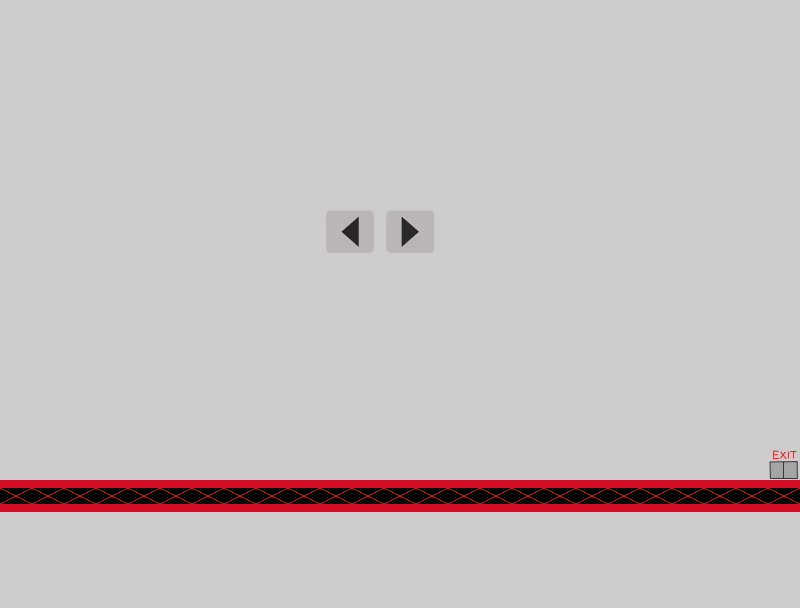

A 2D game scene composited from a Tiled map and its tileset images. What follows is a short description and the map's XML, with every tile layer's data as written:
An orthogonal 25x19 tile map with 32x32 px tiles, 3 tile layers (background, foreground, inst), 3 tilesets and 5 objects (player, goal).

<map version="1.0" orientation="orthogonal" renderorder="right-down" width="25" height="19" tilewidth="32" tileheight="32" nextobjectid="98">
 <tileset firstgid="1" name="factory_tilesheet" tilewidth="32" tileheight="32" tilecount="15" columns="5">
  <image source="factory_tilesheet.png" width="160" height="96" />
 </tileset>
 <tileset firstgid="16" name="inst" tilewidth="32" tileheight="48" tilecount="4" columns="4">
  <image source="left_right_buttons.png" width="128" height="48" />
 </tileset>
 <tileset firstgid="20" name="exit" tilewidth="32" tileheight="32" tilecount="1" columns="1">
  <image source="exit.png" width="32" height="32" />
 </tileset>
 <layer name="background" width="25" height="19">
  <data encoding="csv">
7,7,7,7,7,7,7,7,7,7,7,7,7,7,7,7,7,7,7,7,7,7,7,7,7,
7,7,7,7,7,7,7,7,7,7,7,7,7,7,7,7,7,7,7,7,7,7,7,7,7,
7,7,7,7,7,7,7,7,7,7,7,7,7,7,7,7,7,7,7,7,7,7,7,7,7,
7,7,7,7,7,7,7,7,7,7,7,7,7,7,7,7,7,7,7,7,7,7,7,7,7,
7,7,7,7,7,7,7,7,7,7,7,7,7,7,7,7,7,7,7,7,7,7,7,7,7,
7,7,7,7,7,7,7,7,7,7,7,7,7,7,7,7,7,7,7,7,7,7,7,7,7,
7,7,7,7,7,7,7,7,7,7,7,7,7,7,7,7,7,7,7,7,7,7,7,7,7,
7,7,7,7,7,7,7,7,7,7,7,7,7,7,7,7,7,7,7,7,7,7,7,7,7,
7,7,7,7,7,7,7,7,7,7,7,7,7,7,7,7,7,7,7,7,7,7,7,7,7,
7,7,7,7,7,7,7,7,7,7,7,7,7,7,7,7,7,7,7,7,7,7,7,7,7,
7,7,7,7,7,7,7,7,7,7,7,7,7,7,7,7,7,7,7,7,7,7,7,7,7,
7,7,7,7,7,7,7,7,7,7,7,7,7,7,7,7,7,7,7,7,7,7,7,7,7,
7,7,7,7,7,7,7,7,7,7,7,7,7,7,7,7,7,7,7,7,7,7,7,7,7,
7,7,7,7,7,7,7,7,7,7,7,7,7,7,7,7,7,7,7,7,7,7,7,7,7,
7,7,7,7,7,7,7,7,7,7,7,7,7,7,7,7,7,7,7,7,7,7,7,7,7,
7,7,7,7,7,7,7,7,7,7,7,7,7,7,7,7,7,7,7,7,7,7,7,7,7,
7,7,7,7,7,7,7,7,7,7,7,7,7,7,7,7,7,7,7,7,7,7,7,7,7,
7,7,7,7,7,7,7,7,7,7,7,7,7,7,7,7,7,7,7,7,7,7,7,7,7,
7,7,7,7,7,7,7,7,7,7,7,7,7,7,7,7,7,7,7,7,7,7,7,7,7
</data>
 </layer>
 <layer name="foreground" width="25" height="19">
  <data encoding="csv">
0,0,0,0,0,0,0,0,0,0,0,0,0,0,0,0,0,0,0,0,0,0,0,0,0,
0,0,0,0,0,0,0,0,0,0,0,0,0,0,0,0,0,0,0,0,0,0,0,0,0,
0,0,0,0,0,0,0,0,0,0,0,0,0,0,0,0,0,0,0,0,0,0,0,0,0,
0,0,0,0,0,0,0,0,0,0,0,0,0,0,0,0,0,0,0,0,0,0,0,0,0,
0,0,0,0,0,0,0,0,0,0,0,0,0,0,0,0,0,0,0,0,0,0,0,0,0,
0,0,0,0,0,0,0,0,0,0,0,0,0,0,0,0,0,0,0,0,0,0,0,0,0,
0,0,0,0,0,0,0,0,0,0,0,0,0,0,0,0,0,0,0,0,0,0,0,0,0,
0,0,0,0,0,0,0,0,0,0,0,0,0,0,0,0,0,0,0,0,0,0,0,0,0,
0,0,0,0,0,0,0,0,0,0,0,0,0,0,0,0,0,0,0,0,0,0,0,0,0,
0,0,0,0,0,0,0,0,0,0,0,0,0,0,0,0,0,0,0,0,0,0,0,0,0,
0,0,0,0,0,0,0,0,0,0,0,0,0,0,0,0,0,0,0,0,0,0,0,0,0,
0,0,0,0,0,0,0,0,0,0,0,0,0,0,0,0,0,0,0,0,0,0,0,0,0,
0,0,0,0,0,0,0,0,0,0,0,0,0,0,0,0,0,0,0,0,0,0,0,0,0,
0,0,0,0,0,0,0,0,0,0,0,0,0,0,0,0,0,0,0,0,0,0,0,0,0,
0,0,0,0,0,0,0,0,0,0,0,0,0,0,0,0,0,0,0,0,0,0,0,0,20,
3,3,3,3,3,3,3,3,3,3,3,3,3,3,3,3,3,3,3,3,3,3,3,3,3,
0,0,0,0,0,0,0,0,0,0,0,0,0,0,0,0,0,0,0,0,0,0,0,0,0,
0,0,0,0,0,0,0,0,0,0,0,0,0,0,0,0,0,0,0,0,0,0,0,0,0,
0,0,0,0,0,0,0,0,0,0,0,0,0,0,0,0,0,0,0,0,0,0,0,0,0
</data>
 </layer>
 <objectgroup name="collision">
  <object id="44" name="player" x="23.6667" y="391.667" width="28" height="30">
   <properties>
    <property name="sensor" type="bool" value="false" />
   </properties>
  </object>
  <object id="90" name="goal" x="768" y="448" width="32" height="32">
   <properties>
    <property name="collidable" type="bool" value="true" />
    <property name="sensor" type="bool" value="true" />
    <property name="type" value="goal" />
   </properties>
  </object>
  <object id="91" x="0" y="480">
   <properties>
    <property name="collidable" type="bool" value="true" />
    <property name="type" value="floor" />
   </properties>
   <polyline points="0,0 800,0" />
  </object>
  <object id="94" x="0" y="0">
   <properties>
    <property name="collidable" type="bool" value="true" />
    <property name="type" value="bounds" />
   </properties>
   <polyline points="0,0 0,736 800,736 800,0" />
  </object>
  <object id="96" x="-388" y="640">
   <properties>
    <property name="collidable" type="bool" value="true" />
    <property name="type" value="killbox" />
   </properties>
   <polyline points="0,0 1476,0" />
  </object>
 </objectgroup>
 <layer name="inst" width="25" height="19">
  <data encoding="csv">
0,0,0,0,0,0,0,0,0,0,0,0,0,0,0,0,0,0,0,0,0,0,0,0,0,
0,0,0,0,0,0,0,0,0,0,0,0,0,0,0,0,0,0,0,0,0,0,0,0,0,
0,0,0,0,0,0,0,0,0,0,0,0,0,0,0,0,0,0,0,0,0,0,0,0,0,
0,0,0,0,0,0,0,0,0,0,0,0,0,0,0,0,0,0,0,0,0,0,0,0,0,
0,0,0,0,0,0,0,0,0,0,0,0,0,0,0,0,0,0,0,0,0,0,0,0,0,
0,0,0,0,0,0,0,0,0,0,0,0,0,0,0,0,0,0,0,0,0,0,0,0,0,
0,0,0,0,0,0,0,0,0,0,0,0,0,0,0,0,0,0,0,0,0,0,0,0,0,
0,0,0,0,0,0,0,0,0,0,16,17,18,19,0,0,0,0,0,0,0,0,0,0,0,
0,0,0,0,0,0,0,0,0,0,0,0,0,0,0,0,0,0,0,0,0,0,0,0,0,
0,0,0,0,0,0,0,0,0,0,0,0,0,0,0,0,0,0,0,0,0,0,0,0,0,
0,0,0,0,0,0,0,0,0,0,0,0,0,0,0,0,0,0,0,0,0,0,0,0,0,
0,0,0,0,0,0,0,0,0,0,0,0,0,0,0,0,0,0,0,0,0,0,0,0,0,
0,0,0,0,0,0,0,0,0,0,0,0,0,0,0,0,0,0,0,0,0,0,0,0,0,
0,0,0,0,0,0,0,0,0,0,0,0,0,0,0,0,0,0,0,0,0,0,0,0,0,
0,0,0,0,0,0,0,0,0,0,0,0,0,0,0,0,0,0,0,0,0,0,0,0,0,
0,0,0,0,0,0,0,0,0,0,0,0,0,0,0,0,0,0,0,0,0,0,0,0,0,
0,0,0,0,0,0,0,0,0,0,0,0,0,0,0,0,0,0,0,0,0,0,0,0,0,
0,0,0,0,0,0,0,0,0,0,0,0,0,0,0,0,0,0,0,0,0,0,0,0,0,
0,0,0,0,0,0,0,0,0,0,0,0,0,0,0,0,0,0,0,0,0,0,0,0,0
</data>
 </layer>
</map>
